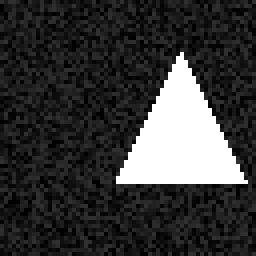
#> input picture samples/class_triangle/triangle_0.png, 64 x 64 px (shown 4 times larger); the run also reads 1 picture not shown here
$ python ai_lab3.py
#> lines starting #> are read from the running program, lines starting #| are printed output that depends on the picture; after the words box and inside, x2 and y2 are one past the last pixel; in counts of white or black regions, pixels touching at a corner belong together; long printed decimals are rounded
#> the answer given: samples/class_triangle/triangle_0.png
import tkinter as tk
from tkinter import filedialog
from PIL import Image
import numpy as np
import matplotlib.pyplot as plt
import os


ROWS = 5
COLS = 5
THRESHOLD = 128


classes_norm = {}
classes_img = {}
centroids = {}


COLORS = {"A": "red", "B": "blue", "C": "green"}


def compute_features_and_normalize(path):

#> called with path = 'samples/class_triangle/triangle_0.png'
    img = Image.open(path).convert("L")
#> img is the input picture: PIL image 64x64 L; min 0, max 255, mean 56.1
    img = img.resize((200, 200), Image.Resampling.LANCZOS)
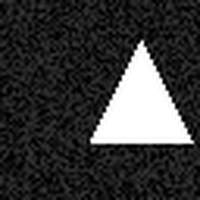
#> img: PIL image 200x200 L; min 0, max 255, mean 55.9
    arr = np.array(img)

    # Бінаризація:  (темні) - 1,  (світлий) - 0
    binary_img = (arr < THRESHOLD).astype(np.uint8)
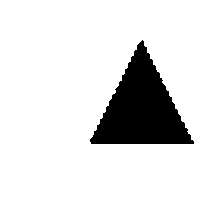
#> binary_img: shape (200, 200); values 0 (black) and 1 (white), 86.2% white; 1 black region, box (x1, y1, x2, y2) and area: (90, 40, 194, 144) 5537

    h, w = binary_img.shape
#> h = 200; w = 200
    abs_vec = []

    row_edges = np.linspace(0, h, ROWS + 1, dtype=int)
#> row_edges = [0, 40, 80, 120, 160, 200]
    col_edges = np.linspace(0, w, COLS + 1, dtype=int)
#> col_edges = [0, 40, 80, 120, 160, 200]


    for r in range(ROWS):
        for c in range(COLS):
            block = binary_img[row_edges[r]:row_edges[r+1],
                              col_edges[c]:col_edges[c+1]]
            abs_vec.append(int(block.sum()))
#> block: shape (40, 40); every value is 1
#> after the loop, abs_vec = 25 values, max 1600 at index 0, min 2 at index 13, mean 1378.5

    abs_vec = np.array(abs_vec, dtype=np.float32)

    # Нормування
    total = np.sum(abs_vec)
#> total = 34463
    if total == 0:
        return np.zeros_like(abs_vec), binary_img, 0

    norm_vec = abs_vec / total
#> norm_vec = 25 values, max 0.0464 at index 0, min 5.8e-05 at index 13, mean 0.04

    return norm_vec, binary_img, abs_vec.sum()


def euclidean_distance(vec1, vec2):

    return np.linalg.norm(vec1 - vec2)


def add_sample(class_name, path):


    norm_vec, binary_img, abs_sum = compute_features_and_normalize(path)
#> abs_sum = 34463

    if class_name not in classes_norm:
        classes_norm[class_name] = []
        classes_img[class_name] = []


    classes_norm[class_name].append(norm_vec)
    classes_img[class_name].append(binary_img)

    # Геометричний центр
    norm_data = np.array(classes_norm[class_name])
    centroids[class_name] = np.mean(norm_data, axis=0)

    print(f"    Додано зразок: {os.path.basename(path)}")
    print(f"    Абсолютний (Сума): {abs_sum:.0f}, Нормований (Сума): {np.sum(norm_vec):.3f}")
#|     Абсолютний (Сума): 34463, Нормований (Сума): 1.000


def classify_by_centroid(unk_norm_vec):


    if not centroids:
        print(" Немає еталонів для класифікації!")
        return "Невідомий", 0

    min_dist = float('inf')
    final_class = "Невідомий"

    print("КЛАСИФІКАЦІЯ: МЕТОД ПОРІВНЯННЯ З ЕТАЛОНОМ")

    for class_name, center in sorted(centroids.items()):
        dist = euclidean_distance(unk_norm_vec, center)

        print(f"   Клас {class_name}: Евклідова відстань: {dist:.6f}")

        if dist < min_dist:
            min_dist = dist
            final_class = class_name

    print(f"\n фінальний результат: Клас {final_class} (Відстань: {min_dist:.6f})")
    return final_class, min_dist


def select_files(class_name):

    root = tk.Tk()
    root.withdraw()
    files = filedialog.askopenfilenames(
        title=f"Виберіть 10 файлів для класу {class_name}",
        filetypes=[("Зображення", "*.bmp *.png *.jpg")]
    )
    root.destroy()
    return list(files)


def select_file():

    root = tk.Tk()
    root.withdraw()
    file = filedialog.askopenfilename(
        title="Виберіть невідомий образ",
        filetypes=[("Зображення", "*.bmp *.png *.jpg")]
    )
    root.destroy()
    return file


def show_stats():

    print("поточні статичні параматри (геометричні цетри)")

    for cls in sorted(centroids.keys()):
        center = centroids[cls]
        print(f"Клас {cls}:")
        print(f"  Перші 5 нормованих ознак: {center[:5]}")
        print(f"  Сума елементів: {center.sum():.6f}")

def show_images():

    all_imgs = []
    titles = []

    for cls in sorted(classes_img.keys()):
        for i, img in enumerate(classes_img[cls], 1):
            all_imgs.append(img)
            titles.append(f"{cls}-{i}")

    n = len(all_imgs)
    if n == 0: return

    cols = 10
    rows = (n + cols - 1) // cols

    plt.figure(figsize=(20, 2 * rows))
    for i in range(n):
        plt.subplot(rows, cols, i+1)

        plt.imshow(all_imgs[i], cmap='gray_r')
        plt.title(titles[i], fontsize=8)
        plt.axis('off')
    plt.suptitle("Навчальні зразки", fontsize=14, fontweight='bold')
    plt.tight_layout(rect=[0, 0.03, 1, 0.95])
    plt.show()

def show_clusters(unk_norm=None, result_cls=None):

    plt.figure(figsize=(10, 7))


    feature1_idx = 0
    feature2_idx = 1

    for cls in sorted(classes_norm.keys()):
        data = np.array(classes_norm[cls])
        color = COLORS[cls]


        plt.scatter(data[:, feature1_idx], data[:, feature2_idx],
                   color=color, s=80, alpha=0.6, label=f"Клас {cls} (Зразки)", marker='o')


        center = centroids[cls]
        plt.scatter(center[feature1_idx], center[feature2_idx],
                   marker="*", s=500, color=color,
                   edgecolor="black", linewidth=2,
                   label=f"Клас {cls} (ЦЕНТР)", zorder=10)


    if unk_norm is not None:
        plt.scatter(unk_norm[feature1_idx], unk_norm[feature2_idx],
                   marker="X", s=300, color="black",
                   edgecolor="yellow", linewidth=3,
                   label=f"НЕВІДОМИЙ → {result_cls}", zorder=15)

    plt.xlabel(f"Ознака {feature1_idx + 1} (Нормоване значення)")
    plt.ylabel(f"Ознака {feature2_idx + 1} (Нормоване значення)")
    plt.title("Проекція кластерів (Метод порівняння з еталоном)",
              fontsize=12, fontweight='bold')
    plt.legend(loc='best', fontsize=10)
    plt.grid(True, alpha=0.3)
    plt.tight_layout()
    plt.show()


def main():

    class_names = ["A", "B", "C"]


    for cls in class_names:
        files = select_files(cls)
        if not files:
            continue
        print(f"\nКлас {cls}: ({len(files)} зразків)")
        for f in files:
            add_sample(cls, f)
#> pass 2 of the loop in main, `for cls in class_names:`:
#> the answer given: samples/class_triangle/triangle_2.png
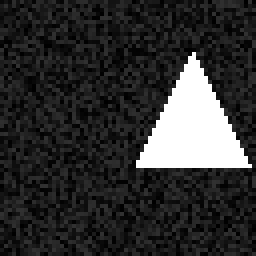
#> input picture samples/class_triangle/triangle_2.png, 64 x 64 px (shown 4 times larger)
#> in compute_features_and_normalize, img is the input picture: PIL image 64x64 L; min 0, max 255, mean 49.1
#> in compute_features_and_normalize (call 2), `img = img.resize((200, 200), Image.Resampling.LANCZOS)`:
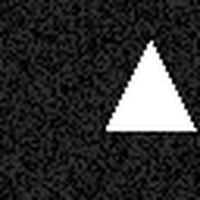
#> img: PIL image 200x200 L; min 0, max 255, mean 48.8
#> in compute_features_and_normalize (call 2), `binary_img = (arr < THRESHOLD).astype(np.uint8)`:
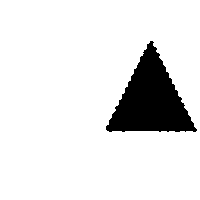
#> binary_img: shape (200, 200); values 0 (black) and 1 (white), 89.3% white; 1 black region, box (x1, y1, x2, y2) and area: (106, 41, 197, 132) 4273
#> after the loop in compute_features_and_normalize (call 2), `for r in range(ROWS):`: abs_vec = 25 values, max 1600 at index 0, min 106 at index 13, mean 1429.1
#> total = 35727
#> in compute_features_and_normalize (call 2), `norm_vec = abs_vec / total`: norm_vec = 25 values, max 0.0448 at index 0, min 0.00297 at index 13, mean 0.04
#|     Абсолютний (Сума): 35727, Нормований (Сума): 1.000

    show_stats()

    show_images()
#> in show_images, `plt.show()`:
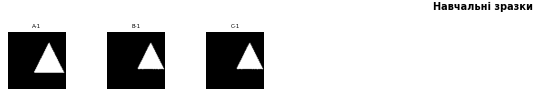
#> figure drawn by matplotlib, 3 panels

    if not centroids:
        return


    unknown_file = select_file()
#> the answer given: samples/class_triangle/triangle_2.png

    if not unknown_file:
        return

    try:

        unk_norm, unk_img, unk_abs_sum = compute_features_and_normalize(unknown_file)
#> unk_norm has the same summary as norm_vec in compute_features_and_normalize; unk_abs_sum = 35727


        plt.figure(figsize=(4, 4))
        plt.imshow(unk_img, cmap='gray_r')
        plt.title("Невідомий образ")
        plt.axis('off')
        plt.show()


        print(f"\nОзнакові значення невідомого образу (Крок 6):")
        print(f"  Абсолютний (Сума): {unk_abs_sum:.0f}")
#|   Абсолютний (Сума): 35727
        print(f"  Нормований (Перші 5): {unk_norm[:5]}")
#|   Нормований (Перші 5): [0.04478 0.04478 0.04478 0.04478 0.04478]


        result, _ = classify_by_centroid(unk_norm)
#> the loop in classify_by_centroid, `for class_name, center in sorted(centroids.items()):` made 3 passes
#> (dist, min_dist) on passes 1 to 2: (0.0255, 0.0255), (0, 0)
#> dist on pass 3: 0
#|    Клас A: Евклідова відстань: 0.02545
#|    Клас B: Евклідова відстань: 0
#|    Клас C: Евклідова відстань: 0
#> after the loop in classify_by_centroid, `for class_name, center in sorted(centroids.items()):`: final_class = 'B'; min_dist = 0
#|  фінальний результат: Клас B (Відстань: 0)
#> result = 'B'

        print(f"ФІНАЛЬНИЙ РЕЗУЛЬТАТ КЛАСИФІКАЦІЇ: Клас {result}")
#| ФІНАЛЬНИЙ РЕЗУЛЬТАТ КЛАСИФІКАЦІЇ: Клас B


        show_clusters(unk_norm, result)
#> in show_clusters, `plt.show()`:
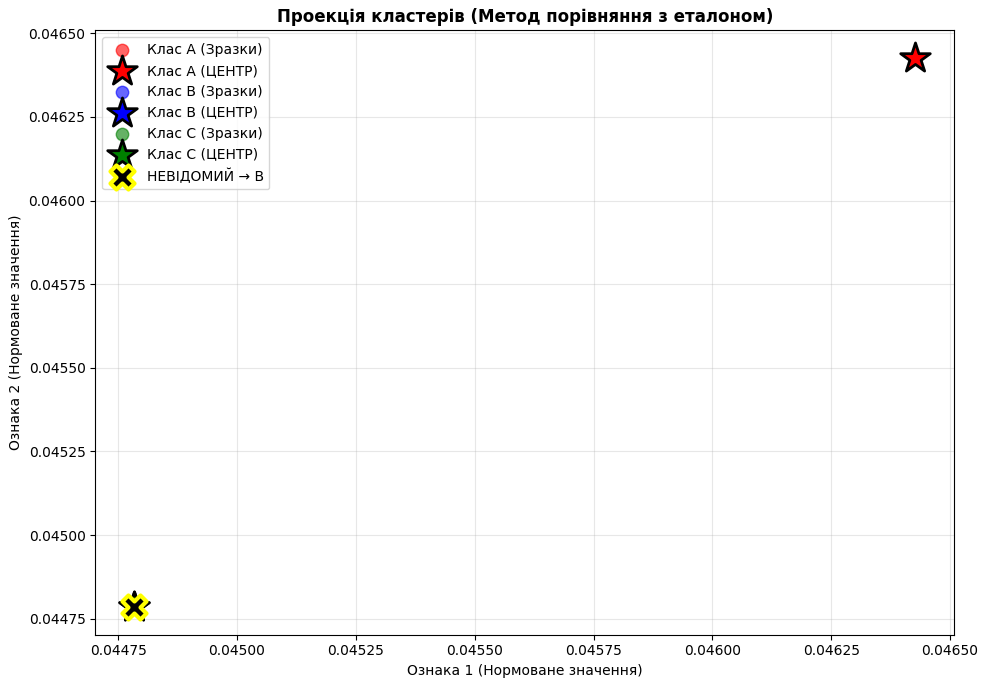
#> figure drawn by matplotlib, 1 panel

    except Exception as e:
        print(f"\n Критична помилка: {e}")

    print("\nПрограма завершена.")


if __name__ == "__main__":
    main()
